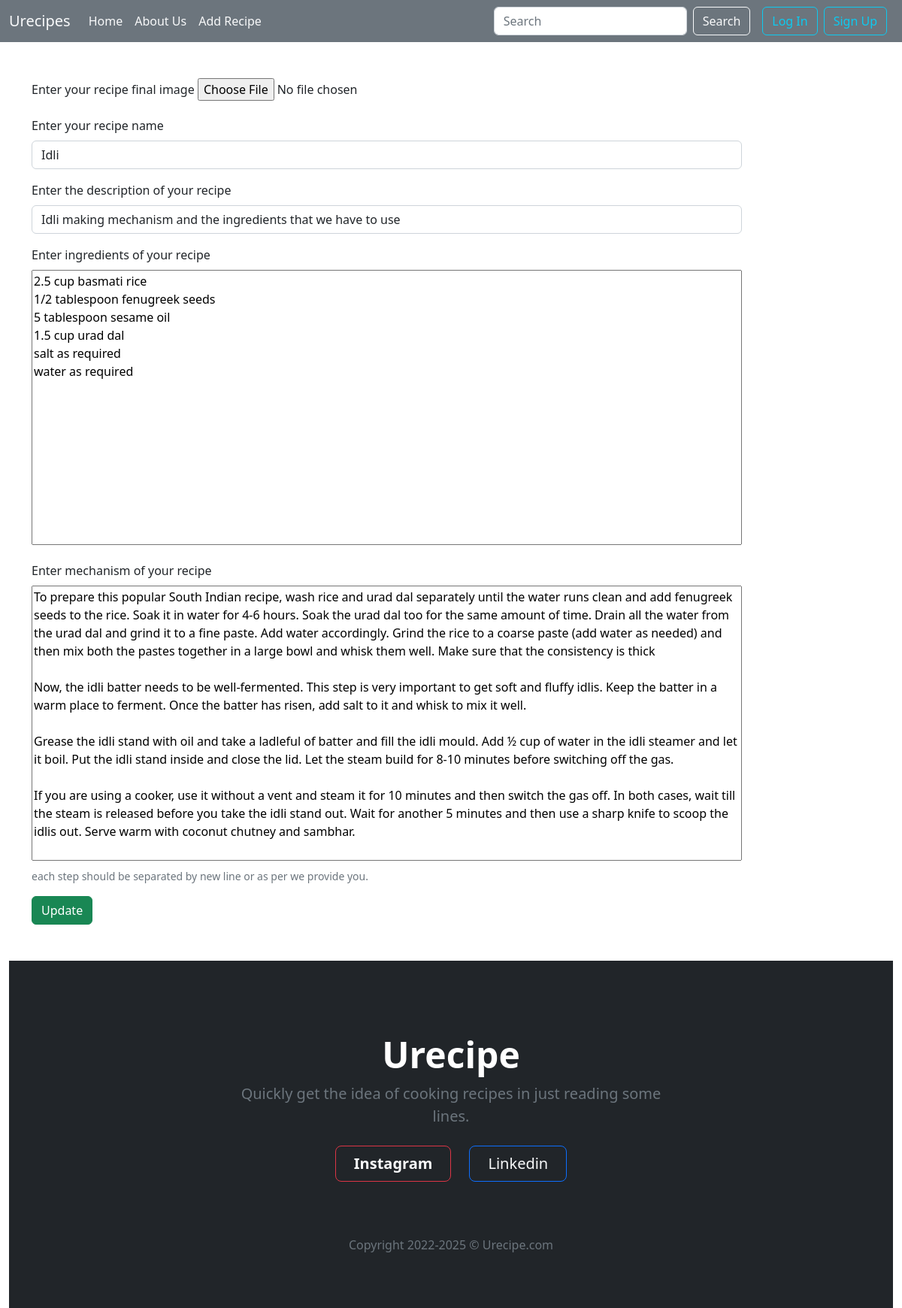
Screenshot of /editurecipe/5 with the database file from the repository.
### app/models.py (models this page shows, shortened)
class Urecipe(models.Model):
    recipe_image = models.ImageField(upload_to = "pics")
    recipe_name = models.CharField(max_length=100)
    recipe_desc = models.CharField(max_length=250)
    recipe_ingredients = models.TextField()
    recipe_steps = models.TextField()
    date_added = models.DateTimeField(auto_now_add=True)
    owner = models.ForeignKey(User,on_delete=models.CASCADE)

### app/views.py (the view)
# urls.py: path('editurecipe/<int:recipe_id>',views.editurecipe, name="editurecipe"),
def editurecipe(request,recipe_id):
    name = Urecipe.objects.get(id=recipe_id)
    if request.method == "POST":
        image = name.recipe_image
        recipename = request.POST['recipename']
        desc = request.POST['recipedescription']
        ingredients = request.POST['ingredients']
        steps = request.POST['mechanism']
        if recipename and desc and ingredients and steps:
            name.recipe_image = image
            name.recipe_name = recipename
            name.recipe_desc = desc
            name.recipe_ingredients = ingredients
            name.recipe_steps = steps
            name.owner = name.owner
            name.save()
            messages.info(request, "Successful!")
            return redirect("/")
    else:
        return render(request, "app/edit.html",{"recipe":name})

### app/templates/app/edit.html (shortened to what this page needs)
{% extends "app/base.html"%}
{% block content %}
<div class="d-flex align-items-center container my-5">
    <form action="/editurecipe/{{recipe.id}}" method="POST">
            <div class="mb-3">
                <label for="image" class="form-label">Enter your recipe final image</label>
                <input class="form-control-file" type="file" id="image" name="image" accept="images/*" value="{{recipe.recipe_image}}">
            </div>
            <div class="mb-3">
                <label for="recipename" class="form-label">Enter your recipe name</label>
                <input type="text" class="form-control" id="recipename" name="recipename" value="{{recipe.recipe_name}}" required>
            </div>
            <div class="mb-3">
                <label for="recipedescription" class="form-label">Enter the description of your recipe </label>
                <input type="text" class="form-control" id="recipedescription" name="recipedescription" value="{{recipe.recipe_desc}}" required>
            </div>
            <div class="mb-3">
                <label for="recipeingredients" class="form-label">Enter ingredients of your recipe</label><br>
                <textarea id="ingredients" name="ingredients" rows="15" cols="100" style="resize: none;" required>{{recipe.recipe_ingredients}}</textarea>
            </div>
            <div class="mb-3">
                <label for="recipeingredients" class="form-label">Enter mechanism of your recipe</label><br>
                <textarea id="mechanism" name="mechanism" rows="15" cols="100" style="resize: none;" required>{{recipe.recipe_steps}}</textarea>
                <div id="mechanismrecipe" class="form-text"> each step should be separated by new line or as per we provide
                    you.</div>
            </div>
            <button type="submit" class="btn btn-success">Update</button>
    </form>
</div>
{% endblock content %}

### rows the page displays
Urecipe: recipename "Idli", recipedescription "Idli making mechanism and the ingredients that we have to use", ingredients "2.5 cup basmati rice 1/2 tablespoon fenugreek seeds 5 tablespoon sesame oil 1.5 cup urad dal salt as required water as required", mechanism "To prepare this popular South Indian recipe, wash rice and urad dal separately until the water runs clean and add fenugreek seeds to the rice. Soak it in water for 4-6 hours. Soak the urad dal too for the same amount of time. Drain all the water from the urad dal and grind it to a fine paste. Add water accordingly. Grind the rice to a coarse paste (add water as needed) and then mix both the pastes together in a large bowl and whisk them well. Make sure that the consistency is thick Now, the idli batter needs to be well-fermented. This step is very important to get soft and fluffy idlis. Keep the batter in a warm place to ferment. Once the batter has risen, add salt to it and whisk to mix it…"
